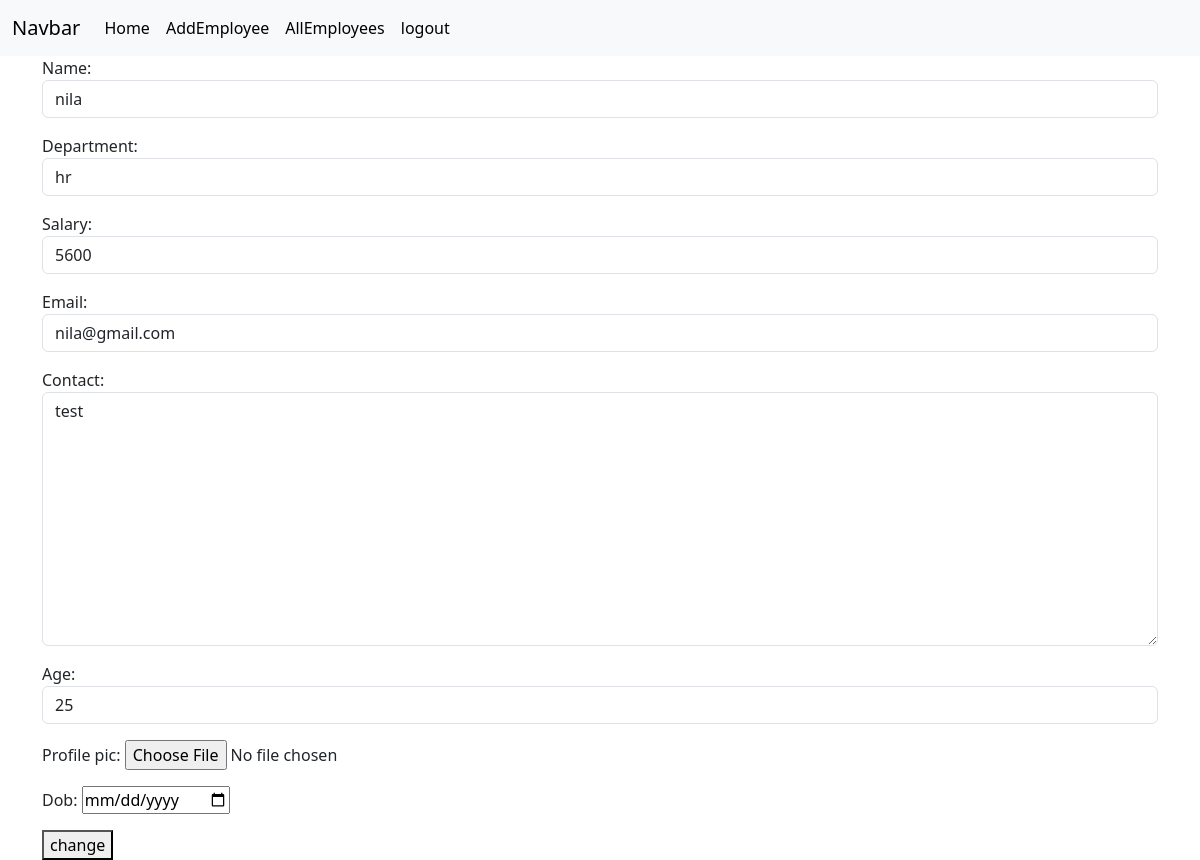
Page /employee/4/change/ (signed in) on the committed database.
### crm/models.py (models this page shows, shortened)
class Employees(models.Model):
    name=models.CharField(max_length=200)
    department=models.CharField(max_length=200)
    salary=models.PositiveIntegerField()
    email=models.EmailField(unique=True)
    contact=models.CharField(max_length=10,null=True)
    age=models.PositiveIntegerField()
    profile_pic=models.ImageField(upload_to="images",null=True,blank=True)
    dob=models.DateField(null=True,blank=True)

### crm/views.py (the view, shortened to what this page needs)
# urls.py: path('employee/<int:pk>/change/',views.EmployeeUpdateView.as_view(),name="emp_edit"),
@method_decorator(signin_required,name="dispatch")
class EmployeeUpdateView(View):
    def get(self,request,*args,**kwargs):
        id=kwargs.get("pk")
        obj=Employees.objects.get(id=id)
        form=EmployeeModelForm(instance=obj)
        return render(request,"emp_edit.html",{"form":form})

### crm/forms.py
class EmployeeModelForm(forms.ModelForm):
    class Meta:
        model=Employees
        fields="__all__"
        widgets={
            "name":forms.TextInput(attrs={"class":"form-control"}),
            "department":forms.TextInput(attrs={"class":"form-control"}),
            "salary":forms.NumberInput(attrs={"class":"form-control"}),
            "email":forms.EmailInput(attrs={"class":"form-control"}),
            "age":forms.NumberInput(attrs={"class":"form-control"}),
            "contact":forms.Textarea(attrs={"class":"form-control","row":5}),
            "dob":forms.DateInput(attrs={"class":"form=contyrol","type":"date"})
        }

### crm/views.py (called while the page is built)
def signin_required(fn):
    def wrapper(request,*args,**kwargs):
        if not request.user.is_authenticated:
            messages.error(request,"invalid session")
            return redirect("signin")
        else:
            return fn(request,*args,**kwargs)
    return wrapper

### crm/templates/emp_edit.html (shortened to what this page needs)
{%extends 'base.html'%}
{%block body_block%}
<div class="container">
    <form action="" method="post" enctype="multipart/form-data">
        {{form.as_p}}
        <button type="submit">change</button>
    </form>
</div>
{%endblock%}

### rows in the picture
Employees: name "nila", department "hr", salary "5600", email "nila@gmail.com", contact "test", age "25"
